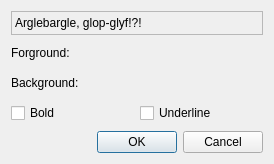
<?xml version="1.0" encoding="UTF-8"?>
<ui version="4.0">
 <class>AnsiColorDialog</class>
 <widget class="QDialog" name="AnsiColorDialog">
  <property name="geometry">
   <rect>
    <x>0</x>
    <y>0</y>
    <width>274</width>
    <height>164</height>
   </rect>
  </property>
  <property name="windowTitle">
   <string>Dialog</string>
  </property>
  <layout class="QGridLayout" name="gridLayout">
   <item row="2" column="1">
    <widget class="AnsiCombo" name="backgroundAnsiCombo" native="true">
     <property name="focusPolicy">
      <enum>Qt::TabFocus</enum>
     </property>
    </widget>
   </item>
   <item row="1" column="1">
    <widget class="AnsiCombo" name="foregroundAnsiCombo" native="true">
     <property name="focusPolicy">
      <enum>Qt::TabFocus</enum>
     </property>
    </widget>
   </item>
   <item row="1" column="0">
    <widget class="QLabel" name="label">
     <property name="text">
      <string>Forground:</string>
     </property>
     <property name="buddy">
      <cstring>foregroundAnsiCombo</cstring>
     </property>
    </widget>
   </item>
   <item row="2" column="0">
    <widget class="QLabel" name="label_2">
     <property name="text">
      <string>Background:</string>
     </property>
     <property name="buddy">
      <cstring>backgroundAnsiCombo</cstring>
     </property>
    </widget>
   </item>
   <item row="5" column="1">
    <widget class="QDialogButtonBox" name="buttonBox">
     <property name="orientation">
      <enum>Qt::Horizontal</enum>
     </property>
     <property name="standardButtons">
      <set>QDialogButtonBox::Cancel|QDialogButtonBox::Ok</set>
     </property>
    </widget>
   </item>
   <item row="0" column="0" colspan="2">
    <widget class="QLabel" name="exampleLabel">
     <property name="frameShape">
      <enum>QFrame::StyledPanel</enum>
     </property>
     <property name="frameShadow">
      <enum>QFrame::Raised</enum>
     </property>
     <property name="text">
      <string>Arglebargle, glop-glyf!?!</string>
     </property>
     <property name="wordWrap">
      <bool>true</bool>
     </property>
    </widget>
   </item>
   <item row="3" column="0" colspan="2">
    <widget class="QFrame" name="frame">
     <property name="frameShape">
      <enum>QFrame::NoFrame</enum>
     </property>
     <property name="frameShadow">
      <enum>QFrame::Plain</enum>
     </property>
     <property name="lineWidth">
      <number>0</number>
     </property>
     <layout class="QHBoxLayout" name="horizontalLayout">
      <property name="spacing">
       <number>6</number>
      </property>
      <property name="leftMargin">
       <number>0</number>
      </property>
      <property name="topMargin">
       <number>0</number>
      </property>
      <property name="rightMargin">
       <number>0</number>
      </property>
      <property name="bottomMargin">
       <number>0</number>
      </property>
      <item>
       <widget class="QCheckBox" name="boldCheckBox">
        <property name="text">
         <string>Bold</string>
        </property>
       </widget>
      </item>
      <item>
       <widget class="QCheckBox" name="underlineCheckBox">
        <property name="text">
         <string>Underline</string>
        </property>
       </widget>
      </item>
     </layout>
    </widget>
   </item>
  </layout>
 </widget>
 <customwidgets>
  <customwidget>
   <class>AnsiCombo</class>
   <extends>QWidget</extends>
   <header>preferences/ansicombo.h</header>
   <container>1</container>
  </customwidget>
 </customwidgets>
 <tabstops>
  <tabstop>foregroundAnsiCombo</tabstop>
  <tabstop>backgroundAnsiCombo</tabstop>
  <tabstop>boldCheckBox</tabstop>
  <tabstop>underlineCheckBox</tabstop>
 </tabstops>
 <resources/>
 <connections>
  <connection>
   <sender>buttonBox</sender>
   <signal>accepted()</signal>
   <receiver>AnsiColorDialog</receiver>
   <slot>accept()</slot>
   <hints>
    <hint type="sourcelabel">
     <x>248</x>
     <y>254</y>
    </hint>
    <hint type="destinationlabel">
     <x>157</x>
     <y>274</y>
    </hint>
   </hints>
  </connection>
  <connection>
   <sender>buttonBox</sender>
   <signal>rejected()</signal>
   <receiver>AnsiColorDialog</receiver>
   <slot>reject()</slot>
   <hints>
    <hint type="sourcelabel">
     <x>316</x>
     <y>260</y>
    </hint>
    <hint type="destinationlabel">
     <x>286</x>
     <y>274</y>
    </hint>
   </hints>
  </connection>
 </connections>
</ui>
